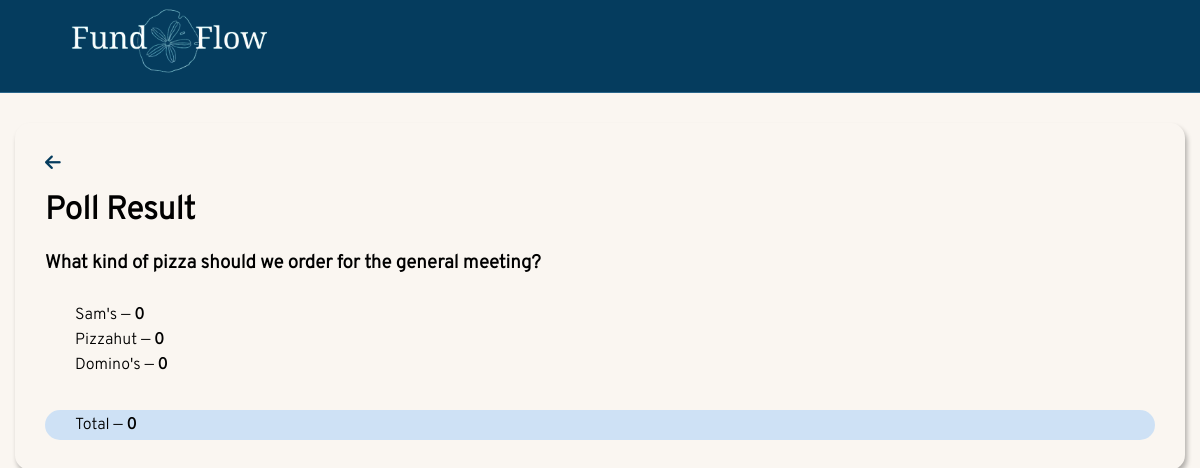
Page /resultspoll/3 on the earlier database version.
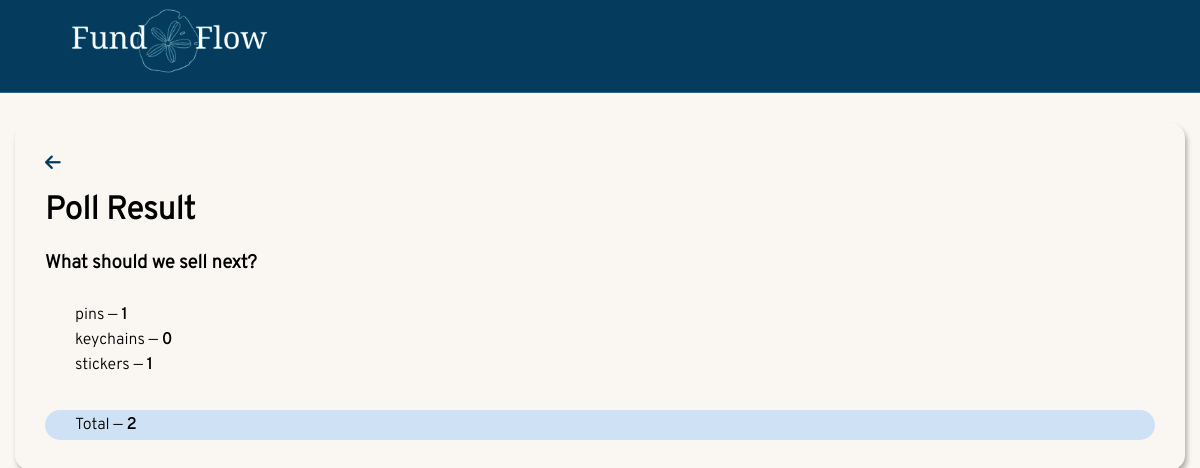
Same page on the later database version.
### FundFlow/models.py (models this page shows)
class Poll(models.Model):
    question = models.TextField()
    option_one = models.CharField(max_length=50)
    option_two = models.CharField(max_length=50)
    option_three = models.CharField(max_length=50)
    option_one_count = models.IntegerField(default=0)
    option_two_count = models.IntegerField(default=0)
    option_three_count = models.IntegerField(default=0)
    pub_date = models.DateTimeField()
    expiration_date = models.DateTimeField()
    organization = models.ForeignKey(
        'Organization',
        on_delete=models.CASCADE,
        related_name='polls',
        null=True  # Make it nullable for existing records
    )
    created_by = models.ForeignKey(
        User,
        on_delete=models.CASCADE,
        related_name='created_polls',
        null=True
    )
    def total(self):
        return self.option_one_count + self.option_two_count + self.option_three_count

### FundFlow/views.py (the view)
# urls.py: path('resultspoll/<poll_id>', views.resultsPoll_view, name='resultsPoll'),
def resultsPoll_view(request, poll_id):
    poll = Poll.objects.get(pk=poll_id)
    context = {
        'poll' : poll
    }
    template = loader.get_template('voting/resultsPoll.html')
    return HttpResponse(template.render(context, request))

### FundFlow/templates/voting/resultsPoll.html (shortened to what this page needs)
{% extends 'base.html' %}
{% block content %}
<div class="voting-row">
    <div class="col-lg-8 col-lg-offset-2">
        <div class="panel results-panel-default">
            <a href="{% url 'voting' %}"><i class="fa-solid fa-arrow-left vote-go-back" ></i></a>
            <div class="panel-heading">
                <h3 class="panel-title">Poll Result</h3>
            </div>
            <div class="panel-body">
                <h3>{{ poll.question }}</h3>
            </div>
            <ul class="results-list-group">
                <li class="results-list-group-item">{{ poll.option_one }} &mdash; <strong>{{ poll.option_one_count }}</strong></li>
                <li class="results-list-group-item">{{ poll.option_two }} &mdash; <strong>{{ poll.option_two_count }}</strong></li>
                <li class="results-list-group-item">{{ poll.option_three }} &mdash; <strong>{{ poll.option_three_count }}</strong></li>
            </ul>
            <div class="panel-footer">
                Total &mdash; <strong>{{ poll.total }}</strong>
            </div>
        </div>
    </div>
</div>
{% endblock %}

Differences in the rows shown:
changed Poll: question "What kind of pizza should we order for the general meeting?" → "What should we sell next?"; option_one "Sam's" → "pins"; option_one_count "0" → "1"; option_two "Pizzahut" → "keychains"; option_three "Domino's" → "stickers"; option_three_count "0" → "1"; total "0" → "2"
